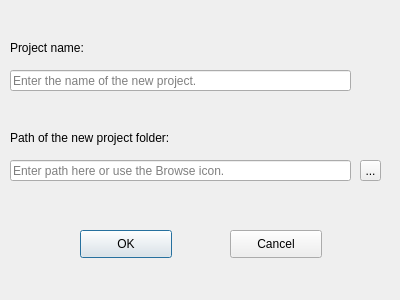
<?xml version="1.0" encoding="UTF-8"?>
<ui version="4.0">
 <class>New_File</class>
 <widget class="QDialog" name="New_File">
  <property name="geometry">
   <rect>
    <x>0</x>
    <y>0</y>
    <width>400</width>
    <height>300</height>
   </rect>
  </property>
  <property name="windowTitle">
   <string>New Project</string>
  </property>
  <property name="locale">
   <locale language="English" country="UnitedKingdom"/>
  </property>
  <widget class="QToolButton" name="new_browse">
   <property name="geometry">
    <rect>
     <x>360</x>
     <y>160</y>
     <width>21</width>
     <height>21</height>
    </rect>
   </property>
   <property name="text">
    <string>...</string>
   </property>
   <property name="icon">
    <iconset resource="Icon_resources.qrc">
     <normaloff>:/Menu Icon/FolderBrowser.svg</normaloff>:/Menu Icon/FolderBrowser.svg</iconset>
   </property>
  </widget>
  <widget class="QLineEdit" name="new_path_edit">
   <property name="geometry">
    <rect>
     <x>10</x>
     <y>160</y>
     <width>341</width>
     <height>21</height>
    </rect>
   </property>
   <property name="placeholderText">
    <string>Enter path here or use the Browse icon.</string>
   </property>
  </widget>
  <widget class="QLabel" name="label">
   <property name="geometry">
    <rect>
     <x>10</x>
     <y>130</y>
     <width>271</width>
     <height>16</height>
    </rect>
   </property>
   <property name="text">
    <string>Path of the new project folder:</string>
   </property>
  </widget>
  <widget class="QPushButton" name="button_confirm_new">
   <property name="geometry">
    <rect>
     <x>80</x>
     <y>230</y>
     <width>92</width>
     <height>28</height>
    </rect>
   </property>
   <property name="text">
    <string>OK</string>
   </property>
  </widget>
  <widget class="QPushButton" name="button_cancel">
   <property name="geometry">
    <rect>
     <x>230</x>
     <y>230</y>
     <width>92</width>
     <height>28</height>
    </rect>
   </property>
   <property name="text">
    <string>Cancel</string>
   </property>
  </widget>
  <widget class="QLineEdit" name="new_name_edit">
   <property name="geometry">
    <rect>
     <x>10</x>
     <y>70</y>
     <width>341</width>
     <height>21</height>
    </rect>
   </property>
   <property name="placeholderText">
    <string>Enter the name of the new project.</string>
   </property>
  </widget>
  <widget class="QLabel" name="label_2">
   <property name="geometry">
    <rect>
     <x>10</x>
     <y>40</y>
     <width>271</width>
     <height>16</height>
    </rect>
   </property>
   <property name="text">
    <string>Project name:</string>
   </property>
  </widget>
 </widget>
 <resources>
  <include location="Icon_resources.qrc"/>
 </resources>
 <connections/>
</ui>
